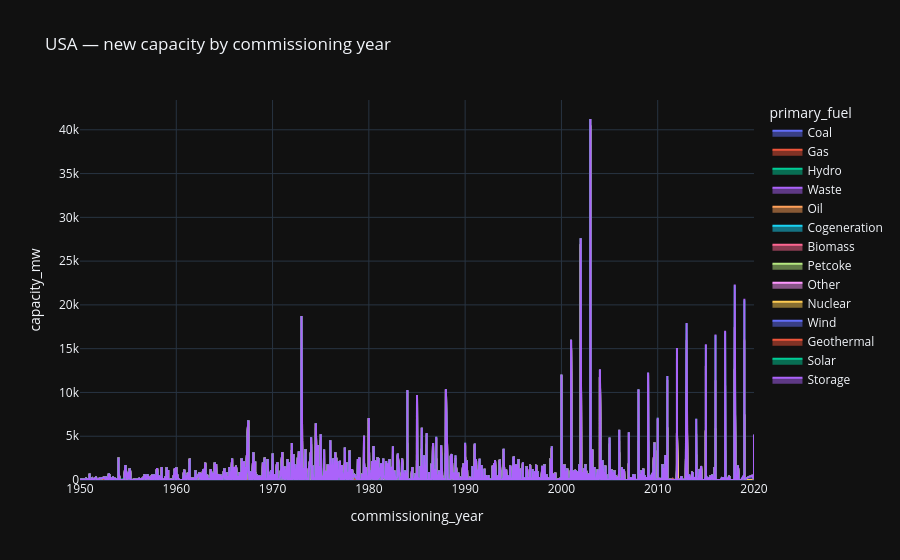

The notebook cell this image was saved under:
### Code cell
us = df[df["country"] == "USA"].dropna(subset=["commissioning_year"])
yearly_us = us.groupby(["commissioning_year", "primary_fuel"])["capacity_mw"].sum().reset_index()
px.area(yearly_us[yearly_us.commissioning_year >= 1950],
        x="commissioning_year", y="capacity_mw", color="primary_fuel",
        title="USA — new capacity by commissioning year")

### Figure 1 — Plotly figure (JSON) as saved in the notebook; plotly's stock layout.template omitted (floating-point values rounded to 4 significant figures; data arrays with more than 128 entries replaced by an {"elided": "..."} marker saying what was removed)
{"data": [{"fillpattern": {"shape": ""}, "hovertemplate": "primary_fuel=Coal<br>commissioning_year=%{x}<br>capacity_mw=%{y}<extra></extra>", "legendgroup": "Coal", "line": {"color": "#636efa"}, "marker": {"symbol": "circle"}, "mode": "lines", "name": "Coal", "orientation": "v", "showlegend": true, "stackgroup": "1", "x": {"elided": "226 float values"}, "xaxis": "x", "y": {"elided": "226 float values"}, "yaxis": "y", "type": "scatter"}, {"fillpattern": {"shape": ""}, "hovertemplate": "primary_fuel=Gas<br>commissioning_year=%{x}<br>capacity_mw=%{y}<extra></extra>", "legendgroup": "Gas", "line": {"color": "#EF553B"}, "marker": {"symbol": "circle"}, "mode": "lines", "name": "Gas", "orientation": "v", "showlegend": true, "stackgroup": "1", "x": {"elided": "784 float values"}, "xaxis": "x", "y": {"elided": "784 float values"}, "yaxis": "y", "type": "scatter"}, {"fillpattern": {"shape": ""}, "hovertemplate": "primary_fuel=Hydro<br>commissioning_year=%{x}<br>capacity_mw=%{y}<extra></extra>", "legendgroup": "Hydro", "line": {"color": "#00cc96"}, "marker": {"symbol": "circle"}, "mode": "lines", "name": "Hydro", "orientation": "v", "showlegend": true, "stackgroup": "1", "x": {"elided": "296 float values"}, "xaxis": "x", "y": {"elided": "296 float values"}, "yaxis": "y", "type": "scatter"}, {"fillpattern": {"shape": ""}, "hovertemplate": "primary_fuel=Waste<br>commissioning_year=%{x}<br>capacity_mw=%{y}<extra></extra>", "legendgroup": "Waste", "line": {"color": "#ab63fa"}, "marker": {"symbol": "circle"}, "mode": "lines", "name": "Waste", "orientation": "v", "showlegend": true, "stackgroup": "1", "x": {"elided": "217 float values"}, "xaxis": "x", "y": {"elided": "217 float values"}, "yaxis": "y", "type": "scatter"}, {"fillpattern": {"shape": ""}, "hovertemplate": "primary_fuel=Oil<br>commissioning_year=%{x}<br>capacity_mw=%{y}<extra></extra>", "legendgroup": "Oil", "line": {"color": "#FFA15A"}, "marker": {"symbol": "circle"}, "mode": "lines", "name": "Oil", "orientation": "v", "showlegend": true, "stackgroup": "1", "x": {"elided": "517 float values"}, "xaxis": "x", "y": {"elided": "517 float values"}, "yaxis": "y", "type": "scatter"}, {"fillpattern": {"shape": ""}, "hovertemplate": "primary_fuel=Cogeneration<br>commissioning_year=%{x}<br>capacity_mw=%{y}<extra></extra>", "legendgroup": "Cogeneration", "line": {"color": "#19d3f3"}, "marker": {"symbol": "circle"}, "mode": "lines", "name": "Cogeneration", "orientation": "v", "showlegend": true, "stackgroup": "1", "x": [1951.0, 1951.0, 1968.0, 1976.0, 1976.0, 1978.0, 1983.0, 1985.0, 1985.0, 1986.0, 1987.0, 1989.0, 1990.0, 1992.0, 1993.0, 1993.0, 1994.0, 1996.0, 1996.0, 1998.0, 1998.0, 2005.0, 2006.0, 2008.0, 2009.0, 2009.0, 2009.0, 2010.0, 2011.0, 2013.0, 2015.0, 2016.0, 2019.0], "xaxis": "x", "y": [46.0, 1.6, 11.2, 7.5, 5.0, 4.0, 34.0, 54.0, 6.1, 15.9, 49.3, 81.9, 45.5, 135.5, 4.0, 72.4, 38.8, 26.0, 31.9, 38.2, 94.6, 2.0, 30.0, 14.0, 5.3, 4.5, 30.0, 12.5, 20.8, 36.4, 15.4, 9.5, 58.2], "yaxis": "y", "type": "scatter"}, {"fillpattern": {"shape": ""}, "hovertemplate": "primary_fuel=Biomass<br>commissioning_year=%{x}<br>capacity_mw=%{y}<extra></extra>", "legendgroup": "Biomass", "line": {"color": "#FF6692"}, "marker": {"symbol": "circle"}, "mode": "lines", "name": "Biomass", "orientation": "v", "showlegend": true, "stackgroup": "1", "x": [1955.0, 1959.0, 1959.0, 1962.0, 1962.0, 1963.0, 1964.0, 1966.0, 1966.0, 1966.0, 1966.0, 1966.0, 1967.0, 1968.0, 1968.0, 1968.0, 1969.0, 1970.0, 1971.0, 1973.0, 1973.0, 1974.0, 1975.0, 1975.0, 1975.0, 1976.0, 1976.0, 1977.0, 1978.0, 1978.0, 1981.0, 1981.0, 1984.0, 1984.0, 1984.0, 1984.0, 1984.0, 1985.0, 1985.0, 1986.0, 1986.0, 1987.0, 1987.0, 1988.0, 1988.0, 1989.0, 1990.0, 1990.0, 1990.0, 1991.0, 1991.0, 1992.0, 1993.0, 1995.0, 1995.0, 1995.0, 1995.0, 1996.0, 1996.0, 1997.0, 1997.0, 2000.0, 2001.0, 2002.0, 2005.0, 2005.0, 2006.0, 2006.0, 2006.0, 2007.0, 2007.0, 2007.0, 2008.0, 2008.0, 2008.0, 2009.0, 2009.0, 2010.0, 2010.0, 2010.0, 2010.0, 2011.0, 2011.0, 2012.0, 2012.0, 2012.0, 2013.0, 2013.0, 2014.0, 2014.0, 2014.0, 2014.0, 2015.0, 2015.0, 2015.0, 2016.0, 2016.0, 2017.0, 2018.0, 2019.0, 2020.0], "xaxis": "x", "y": [63.2, 85.0, 68.3, 25.0, 45.0, 23.4, 101.2, 44.6, 72.2, 40.8, 92.8, 65.0, 98.5, 96.0, 80.0, 66.4, 61.5, 57.7, 68.0, 69.5, 51.5, 89.8, 65.0, 70.4, 122.4, 101.0, 79.8, 28.0, 48.0, 69.4, 72.3, 131.9, 113.8, 120.5, 50.4, 107.1, 96.9, 156.5, 6.6, 7.9, 128.6, 1.5, 2.5, 109.6, 1.8, 6.1, 102.6, 154.0, 3.0, 69.0, 84.2, 15.0, 77.5, 38.4, 1.6, 172.0, 72.3, 51.6, 85.1, 69.9, 18.0, 4.8, 89.0, 2.1, 87.5, 103.4, 2.0, 47.4, 51.2, 5.1, 17.9, 37.3, 3.2, 3.6, 3.2, 78.8, 65.6, 3.0, 2.2, 59.3, 1.1, 9.7, 1.6, 21.3, 1.0, 6.0, 2.1, 27.5, 2.0, 33.9, 42.9, 1.7, 14.1, 59.7, 2.8, 1.4, 6.2, 36.2, 3.0, 2.0, 2.8], "yaxis": "y", "type": "scatter"}, {"fillpattern": {"shape": ""}, "hovertemplate": "primary_fuel=Petcoke<br>commissioning_year=%{x}<br>capacity_mw=%{y}<extra></extra>", "legendgroup": "Petcoke", "line": {"color": "#B6E880"}, "marker": {"symbol": "circle"}, "mode": "lines", "name": "Petcoke", "orientation": "v", "showlegend": true, "stackgroup": "1", "x": [1956.0, 1975.0, 1979.0, 1983.0, 1984.0, 1985.0, 1986.0, 1988.0, 1992.0, 1995.0], "xaxis": "x", "y": [166.5, 47.2, 4.7, 76.8, 27.3, 117.4, 6.0, 140.4, 1707.0, 68.0], "yaxis": "y", "type": "scatter"}, {"fillpattern": {"shape": ""}, "hovertemplate": "primary_fuel=Other<br>commissioning_year=%{x}<br>capacity_mw=%{y}<extra></extra>", "legendgroup": "Other", "line": {"color": "#FF97FF"}, "marker": {"symbol": "circle"}, "mode": "lines", "name": "Other", "orientation": "v", "showlegend": true, "stackgroup": "1", "x": [1958.0, 1959.0, 1966.0, 1980.0, 1986.0, 1987.0, 1990.0, 1991.0, 1996.0, 2002.0, 2004.0, 2010.0, 2017.0, 2018.0], "xaxis": "x", "y": [8.0, 162.0, 20.8, 21.0, 22.1, 22.0, 5.7, 31.3, 45.0, 39.1, 4.5, 78.0, 10.0, 50.4], "yaxis": "y", "type": "scatter"}, {"fillpattern": {"shape": ""}, "hovertemplate": "primary_fuel=Nuclear<br>commissioning_year=%{x}<br>capacity_mw=%{y}<extra></extra>", "legendgroup": "Nuclear", "line": {"color": "#FECB52"}, "marker": {"symbol": "circle"}, "mode": "lines", "name": "Nuclear", "orientation": "v", "showlegend": true, "stackgroup": "1", "x": [1970.0, 1970.0, 1971.0, 1971.0, 1972.0, 1973.0, 1974.0, 1974.0, 1974.0, 1974.0, 1975.0, 1975.0, 1976.0, 1976.0, 1976.0, 1977.0, 1978.0, 1978.0, 1979.0, 1980.0, 1980.0, 1981.0, 1982.0, 1982.0, 1982.0, 1982.0, 1984.0, 1985.0, 1986.0, 1986.0, 1986.0, 1986.0, 1987.0, 1987.0, 1987.0, 1987.0, 1987.0, 1988.0, 1988.0, 1988.0, 1990.0, 1992.0, 2006.0], "xaxis": "x", "y": [614.0, 2019.0, 1454.0, 1311.0, 811.8, 5013.0, 801.0, 1186.0, 2667.0, 2876.0, 679.5, 3494.0, 3898.0, 1850.0, 2285.0, 925.2, 1848.0, 1845.0, 2382.0, 3936.0, 1960.0, 1901.0, 2441.0, 1847.0, 2163.0, 2441.0, 5902.0, 6343.0, 2410.0, 2323.0, 1036.0, 2450.0, 4210.0, 1281.0, 1291.0, 2262.0, 1138.0, 2861.0, 7157.0, 2709.0, 1242.0, 2430.0, 2540.0], "yaxis": "y", "type": "scatter"}, {"fillpattern": {"shape": ""}, "hovertemplate": "primary_fuel=Wind<br>commissioning_year=%{x}<br>capacity_mw=%{y}<extra></extra>", "legendgroup": "Wind", "line": {"color": "#636efa"}, "marker": {"symbol": "circle"}, "mode": "lines", "name": "Wind", "orientation": "v", "showlegend": true, "stackgroup": "1", "x": {"elided": "134 float values"}, "xaxis": "x", "y": {"elided": "134 float values"}, "yaxis": "y", "type": "scatter"}, {"fillpattern": {"shape": ""}, "hovertemplate": "primary_fuel=Geothermal<br>commissioning_year=%{x}<br>capacity_mw=%{y}<extra></extra>", "legendgroup": "Geothermal", "line": {"color": "#EF553B"}, "marker": {"symbol": "circle"}, "mode": "lines", "name": "Geothermal", "orientation": "v", "showlegend": true, "stackgroup": "1", "x": [1979.0, 1982.0, 1983.0, 1984.0, 1984.0, 1985.0, 1986.0, 1988.0, 1988.0, 1989.0, 1990.0, 1990.0, 1990.0, 1990.0, 1991.0, 1992.0, 1992.0, 1993.0, 1994.0, 1995.0, 1996.0, 1998.0, 1998.0, 1999.0, 2000.0, 2002.0, 2005.0, 2006.0, 2007.0, 2008.0, 2009.0, 2010.0, 2011.0, 2012.0, 2012.0, 2013.0, 2013.0, 2013.0, 2014.0, 2015.0, 2015.0, 2018.0, 2018.0, 2018.0, 2019.0], "xaxis": "x", "y": [1163.0, 10.0, 110.0, 78.0, 176.4, 65.0, 149.6, 92.2, 94.0, 236.0, 90.0, 41.0, 70.9, 20.6, 30.0, 44.8, 36.4, 21.8, 29.6, 81.5, 47.5, 24.0, 51.0, 80.0, 69.8, 26.4, 30.0, 26.0, 13.5, 48.0, 167.5, 69.2, 23.5, 98.8, 33.0, 14.0, 21.5, 100.0, 47.5, 58.6, 28.7, 19.2, 6.4, 44.3, 100.0], "yaxis": "y", "type": "scatter"}, {"fillpattern": {"shape": ""}, "hovertemplate": "primary_fuel=Solar<br>commissioning_year=%{x}<br>capacity_mw=%{y}<extra></extra>", "legendgroup": "Solar", "line": {"color": "#00cc96"}, "marker": {"symbol": "circle"}, "mode": "lines", "name": "Solar", "orientation": "v", "showlegend": true, "stackgroup": "1", "x": [1987.0, 1989.0, 1990.0, 2002.0, 2005.0, 2006.0, 2007.0, 2007.0, 2007.0, 2008.0, 2008.0, 2009.0, 2009.0, 2009.0, 2009.0, 2009.0, 2010.0, 2010.0, 2010.0, 2010.0, 2010.0, 2010.0, 2010.0, 2010.0, 2011.0, 2011.0, 2011.0, 2011.0, 2011.0, 2011.0, 2011.0, 2012.0, 2012.0, 2012.0, 2012.0, 2012.0, 2012.0, 2012.0, 2012.0, 2012.0, 2012.0, 2012.0, 2012.0, 2012.0, 2013.0, 2013.0, 2013.0, 2013.0, 2013.0, 2013.0, 2013.0, 2013.0, 2013.0, 2014.0, 2014.0, 2014.0, 2014.0, 2014.0, 2014.0, 2014.0, 2014.0, 2014.0, 2014.0, 2014.0, 2014.0, 2014.0, 2015.0, 2015.0, 2015.0, 2015.0, 2015.0, 2015.0, 2016.0, 2016.0, 2016.0, 2016.0, 2016.0, 2016.0, 2016.0, 2016.0, 2016.0, 2017.0, 2017.0, 2017.0, 2017.0, 2017.0, 2017.0, 2017.0, 2017.0, 2017.0, 2017.0, 2018.0, 2018.0, 2018.0, 2018.0, 2018.0, 2018.0, 2018.0, 2019.0, 2019.0, 2019.0, 2019.0, 2020.0, 2020.0, 2020.0], "xaxis": "x", "y": [102.6, 70.0, 184.0, 3.0, 1.2, 1.0, 75.7, 4.0, 14.0, 22.5, 1.3, 1.4, 7.2, 62.3, 1.2, 4.1, 2.0, 7.1, 132.1, 5.5, 48.0, 2.4, 2.2, 19.0, 2.7, 2.8, 14.1, 412.5, 42.9, 22.0, 3.3, 1.0, 7.0, 3.1, 4.7, 9.0, 3.9, 46.9, 1076.0, 72.9, 4.6, 6.8, 4.0, 1.0, 249.8, 1920.0, 347.7, 154.0, 2.0, 313.7, 1.1, 174.8, 199.9, 250.0, 35.0, 585.9, 2.3, 249.7, 3.9, 2.7, 83.1, 1716.0, 359.5, 41.7, 255.0, 318.0, 279.0, 88.8, 2373.0, 48.2, 1.0, 17.7, 270.6, 3.2, 260.1, 1.0, 275.7, 5137.0, 521.9, 299.5, 3.2, 1.5, 1.5, 87.7, 6084.0, 163.3, 78.5, 84.5, 5.9, 3.0, 4.4, 7.6, 4780.0, 55.3, 189.9, 21.3, 3.0, 2.5, 17.0, 328.2, 4483.0, 27.6, 100.0, 1756.0, 199.4], "yaxis": "y", "type": "scatter"}, {"fillpattern": {"shape": ""}, "hovertemplate": "primary_fuel=Storage<br>commissioning_year=%{x}<br>capacity_mw=%{y}<extra></extra>", "legendgroup": "Storage", "line": {"color": "#ab63fa"}, "marker": {"symbol": "circle"}, "mode": "lines", "name": "Storage", "orientation": "v", "showlegend": true, "stackgroup": "1", "x": [2004.0, 2009.0, 2010.0, 2011.0, 2012.0, 2013.0, 2014.0, 2014.0, 2014.0, 2015.0, 2015.0, 2015.0, 2016.0, 2016.0, 2016.0, 2017.0, 2017.0, 2018.0, 2019.0, 2019.0, 2019.0, 2020.0], "xaxis": "x", "y": [40.0, 6.0, 4.0, 21.3, 9.0, 32.1, 1.5, 5.0, 1.5, 33.0, 4.9, 84.1, 2.0, 93.2, 1.9, 146.0, 5.5, 83.9, 1.2, 182.4, 45.1, 12.0], "yaxis": "y", "type": "scatter"}], "layout": {"xaxis": {"anchor": "y", "domain": [0.0, 1.0], "title": {"text": "commissioning_year"}}, "yaxis": {"anchor": "x", "domain": [0.0, 1.0], "title": {"text": "capacity_mw"}}, "legend": {"title": {"text": "primary_fuel"}, "tracegroupgap": 0}, "title": {"text": "USA — new capacity by commissioning year"}}}
